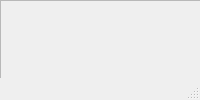
<?xml version="1.0" encoding="UTF-8"?>
<ui version="4.0">
 <class>MainWindow</class>
 <widget class="QMainWindow" name="MainWindow">
  <property name="minimumSize">
   <size>
    <width>0</width>
    <height>0</height>
   </size>
  </property>
  <property name="mouseTracking">
   <bool>true</bool>
  </property>
  <property name="focusPolicy">
   <enum>Qt::ClickFocus</enum>
  </property>
  <property name="windowTitle">
   <string>MainWindow</string>
  </property>
  <property name="autoFillBackground">
   <bool>false</bool>
  </property>
  <widget class="QWidget" name="centralwidget">
   <widget class="QFrame" name="frame">
    <property name="geometry">
     <rect>
      <x>0</x>
      <y>0</y>
      <width>1001</width>
      <height>80</height>
     </rect>
    </property>
    <property name="frameShape">
     <enum>QFrame::StyledPanel</enum>
    </property>
    <property name="frameShadow">
     <enum>QFrame::Raised</enum>
    </property>
    <widget class="QTextEdit" name="textEdit">
     <property name="geometry">
      <rect>
       <x>280</x>
       <y>0</y>
       <width>521</width>
       <height>81</height>
      </rect>
     </property>
     <property name="layoutDirection">
      <enum>Qt::RightToLeft</enum>
     </property>
     <property name="autoFillBackground">
      <bool>false</bool>
     </property>
     <property name="html">
      <string>&lt;!DOCTYPE HTML PUBLIC &quot;-//W3C//DTD HTML 4.0//EN&quot; &quot;http://www.w3.org/TR/REC-html40/strict.dtd&quot;&gt;
&lt;html&gt;&lt;head&gt;&lt;meta name=&quot;qrichtext&quot; content=&quot;1&quot; /&gt;&lt;style type=&quot;text/css&quot;&gt;
p, li { white-space: pre-wrap; }
&lt;/style&gt;&lt;/head&gt;&lt;body style=&quot; font-family:'MS Shell Dlg 2'; font-size:8.25pt; font-weight:400; font-style:normal;&quot;&gt;
&lt;p align=&quot;center&quot; style=&quot; margin-top:0px; margin-bottom:0px; margin-left:0px; margin-right:0px; -qt-block-indent:0; text-indent:0px;&quot;&gt;&lt;span style=&quot; font-size:24pt; font-weight:600; color:#020202;&quot;&gt;Welcome to DataXtreme&lt;/span&gt;&lt;/p&gt;&lt;/body&gt;&lt;/html&gt;</string>
     </property>
     <property name="placeholderText">
      <string>Welcome to *software name*</string>
     </property>
    </widget>
   </widget>
   <widget class="QFrame" name="frame_2">
    <property name="geometry">
     <rect>
      <x>0</x>
      <y>80</y>
      <width>111</width>
      <height>511</height>
     </rect>
    </property>
    <property name="frameShape">
     <enum>QFrame::StyledPanel</enum>
    </property>
    <property name="frameShadow">
     <enum>QFrame::Raised</enum>
    </property>
    <widget class="QPushButton" name="Dash_personal_detail">
     <property name="geometry">
      <rect>
       <x>10</x>
       <y>30</y>
       <width>91</width>
       <height>23</height>
      </rect>
     </property>
     <property name="text">
      <string>Personal Details</string>
     </property>
    </widget>
    <widget class="QPushButton" name="Dash_com_deatail">
     <property name="geometry">
      <rect>
       <x>10</x>
       <y>80</y>
       <width>91</width>
       <height>23</height>
      </rect>
     </property>
     <property name="text">
      <string>Company Details</string>
     </property>
    </widget>
    <widget class="QPushButton" name="pushButton_3">
     <property name="geometry">
      <rect>
       <x>10</x>
       <y>130</y>
       <width>91</width>
       <height>23</height>
      </rect>
     </property>
     <property name="text">
      <string>PushButton</string>
     </property>
    </widget>
    <widget class="QPushButton" name="pushButton_4">
     <property name="geometry">
      <rect>
       <x>10</x>
       <y>180</y>
       <width>91</width>
       <height>23</height>
      </rect>
     </property>
     <property name="text">
      <string>PushButton</string>
     </property>
    </widget>
    <widget class="QPushButton" name="Dash_setting">
     <property name="geometry">
      <rect>
       <x>10</x>
       <y>230</y>
       <width>91</width>
       <height>23</height>
      </rect>
     </property>
     <property name="text">
      <string>Settings </string>
     </property>
    </widget>
    <widget class="QPushButton" name="Dash_Log_out">
     <property name="geometry">
      <rect>
       <x>10</x>
       <y>280</y>
       <width>91</width>
       <height>23</height>
      </rect>
     </property>
     <property name="text">
      <string>Log Out</string>
     </property>
    </widget>
   </widget>
  </widget>
  <widget class="QStatusBar" name="statusbar"/>
 </widget>
 <resources/>
 <connections/>
</ui>
